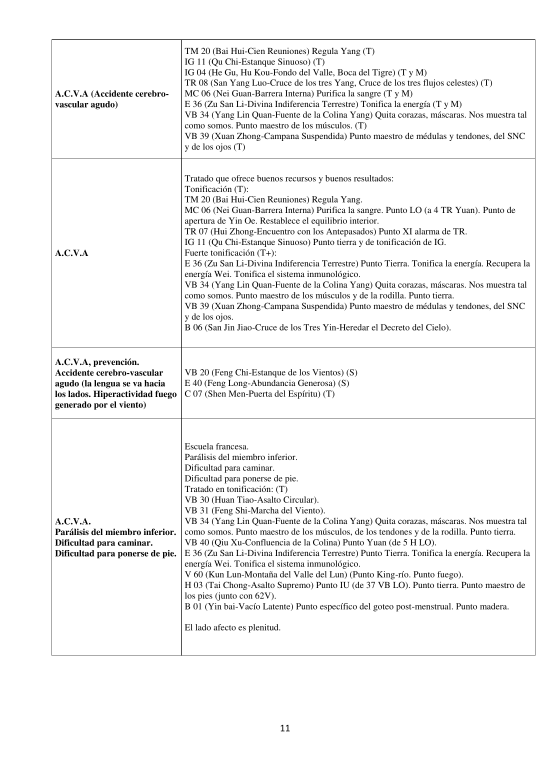
#> input picture database/imagenes_paginas/page_0.png, 1654 x 2339 px (shown at 1/3 size)
$ python -i funciones.py   (imports and definitions only)
#> lines starting #> are read from the running program, lines starting #| are printed output that depends on the picture; after the words box and inside, x2 and y2 are one past the last pixel; in counts of white or black regions, pixels touching at a corner belong together
#> further down, picture is the input picture: shape (2339, 1654, 3); min 0, max 255, mean 244.2
from pdf2image import convert_from_path
import cv2
import numpy as np

# [4 lines left out: function display_image, not called in this run]

def detect_horizontal_lines(image):
    gray = cv2.cvtColor(image, cv2.COLOR_BGR2GRAY)

    edges = cv2.Canny(gray, 50, 150, apertureSize=3)
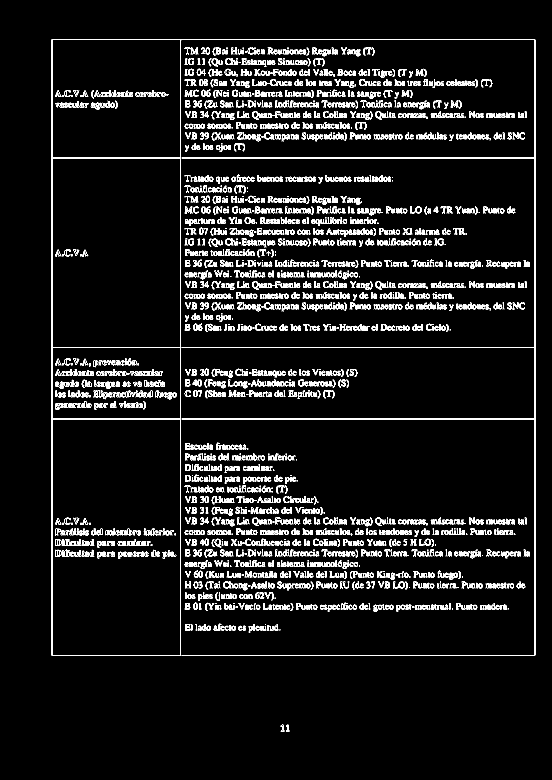
#> edges: shape (2339, 1654) (shown at 1/3 size); 4.5% white in thin lines or dots, all inside (x1, y1, x2, y2) = (154, 117, 1607, 2194)
    lines = cv2.HoughLines(edges, 1, np.pi / 180, 700)
#> lines = 14 rows, first 8: [154, 0], [542, 0], [1604, 0], [1606, 0], [156, 0], [117, 1.57], [473, 1.57], [475, 1.57]

    heights = []

    if lines is None:
        return heights

    for line in lines:
        rho, theta = line[0]
        if np.abs(theta - np.pi / 2) < 1e-5 or np.abs(theta - 3 * np.pi / 2) < 1e-5:  # Check for perfectly horizontal lines
            heights.append(int(rho))  # Guardar la altura de la línea
#> this loop made 14 passes
#> (rho, theta) on passes 1 to 12: (154, 0), (542, 0), (1604, 0), (1606, 0), (156, 0), (117, 1.57), (473, 1.57), (475, 1.57), (1041, 1.57), (1043, 1.57), (1255, 1.57), (1257, 1.57)
#> after the loop, heights = [117, 473, 475, 1041, 1043, 1255, 1257, 1965, 1967]

    return heights

# [68 lines left out: functions crop_image_by_heights, detect_vertical_lines, crop_image_by_widths, not called in this run]

>>> import cv2
>>> picture = cv2.imread('imagenes_paginas/page_0.png')
>>> result = detect_horizontal_lines(picture)
#> result has the same summary as heights in detect_horizontal_lines
